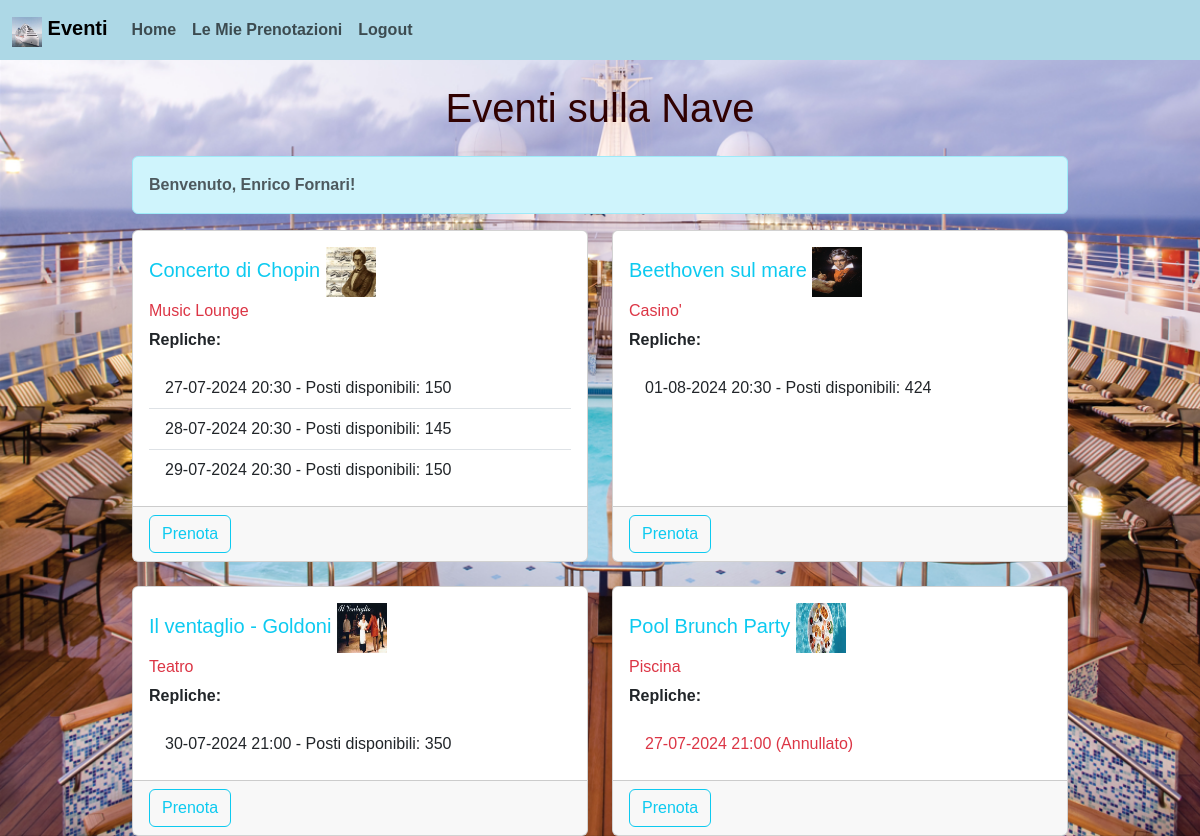
Screenshot of / (signed in) with the database file from the repository.
### models.py (models this page shows)
class Evento(db.Model, SerializerMixin):
    __tablename__ = 'eventi'
    id = db.Column(db.Integer, primary_key=True)  # Chiave primaria
    locale_id = db.Column(db.Integer, db.ForeignKey('locali.id'), nullable=False)  # Chiave esterna per Locale
    nome_evento = db.Column(db.String(50), nullable=False)  # Nome dell'evento
    img = db.Column(db.String(50), nullable=False)  # Nome dell'evento
    rel_locale = db.relationship('Locale', back_populates='rel_eventi', lazy=True)
    rel_repliche = db.relationship('Replica', back_populates='rel_evento', lazy=True)
    serialize_rules = ('-rel_locale.rel_eventi', '-rel_repliche.rel_evento')

class Locale(db.Model, SerializerMixin):
    __tablename__ = 'locali'
    id = db.Column(db.Integer, primary_key=True)  # Chiave primaria
    nome_locale = db.Column(db.String(50), nullable=False)  # Nome del locale
    luogo = db.Column(db.String(100), nullable=False)  # Luogo
    posti = db.Column(db.Integer, nullable=False)  # Numero di posti
    rel_eventi = db.relationship('Evento', back_populates='rel_locale', lazy=True)
    serialize_rules = ('-rel_eventi.rel_locale',)

class Replica(db.Model, SerializerMixin):
    __tablename__ = 'repliche'
    id = db.Column(db.Integer, primary_key=True)  # Chiave primaria
    evento_id = db.Column(db.Integer, db.ForeignKey('eventi.id'), nullable=False)  # Chiave esterna per Evento
    data_ora = db.Column(db.DateTime, nullable=False)  # Data e ora della replica
    annullato = db.Column(db.Boolean, default=False)  # Stato di annullamento
    rel_evento = db.relationship('Evento', back_populates='rel_repliche', lazy=True)
    rel_prenotazioni = db.relationship('Prenotazione', back_populates='rel_replica', lazy=True)
    serialize_rules = ('-rel_evento.rel_repliche', '-rel_prenotazioni.rel_replica')

### app.py (the view)
@app.route('/')
def index():
    eventi = Evento.query.all()
    eventi_data = []
    for evento in eventi:
        print(evento)
        repliche_data = []
        for replica in evento.rel_repliche:
            posti_prenotati = db.session.query(func.sum(Prenotazione.quantita)).filter_by(replica_id=replica.id).scalar() or 0
            posti_disponibili = evento.rel_locale.posti - posti_prenotati
            repliche_data.append({
                'id': replica.id,
                'data_ora': replica.data_ora,
                'annullato': replica.annullato,
                'posti_disponibili': posti_disponibili
            })
        eventi_data.append({
            'id': evento.id,
            'nome_evento': evento.nome_evento,
            'locale': evento.rel_locale.nome_locale,
            'repliche': repliche_data,
            'img': evento.img
        })
    return render_template('index.html', eventi=eventi_data)

### templates/index.html (shortened to what this page needs)
{% extends "base.html" %}
{% block content %}
<h1 class="mb-4 text-center">Eventi sulla Nave</h1>
{% if session.get('user_id') %}
    <div class="alert alert-info">
        <span class="text-muted"><b>Benvenuto, {{ session.get('user_name') }}!</b></span>
      </div>
{% else %}
    <div class="alert alert-info">
       <b> <span class="text-muted">Non sei loggato. <a class="text-danger" href="{{ url_for('login') }}">Accedi</a> per prenotare.</span></b>
      </div>
{% endif %}
<div class="row row-cols-1 row-cols-md-2 g-4">
    {% for evento in eventi %}
    <div class="col">
        <div class="card h-100">
            <div class="card-body">
                <h5 class="card-title text-info">{{ evento.nome_evento }} <img width="50px" height="50px" src="{{ evento.img }}"></h5>
                <h6 class="card-subtitle mb-2 text-danger">{{ evento.locale }}</h6>
                <p class="card-text"><strong>Repliche:</strong></p>
                <ul class="list-group list-group-flush">
                    {% for replica in evento.repliche %}
                    <li class="list-group-item {% if replica.annullato %}text-danger{% endif %}">
                        {{ replica.data_ora.strftime('%d-%m-%Y %H:%M') }}
                        {% if replica.annullato %}
                            (Annullato)
                        {% else %}
                            - Posti disponibili: {{ replica.posti_disponibili }}
                        {% endif %}
                    </li>
                    {% endfor %}
                </ul>
            </div>
            {% if session.get('user_id') %}
            <div class="card-footer">
                <a href="{{ url_for('repliche', evento_id=evento.id) }}" class="btn btn-outline-info">Prenota</a>
            </div>
            {% endif %}
        </div>
    </div>
    {% endfor %}
</div>
{% endblock %}

### static/styles/style.css (style rules this page uses)
body { font-family: 'Franklin Gothic Medium', 'Arial Narrow', Arial, sans-serif , sans-serif; margin: 0; padding: 0; background-color: rgb(227, 230, 206); background: url("\\static\\imgs\\sfondo.png"); background-size: cover; color: #300101; }
.text-center { text-align: center; }
.mb-2 { margin-bottom: 2rem; }

### rows the page displays
Evento: nome_evento "Concerto di Chopin"
Locale: locale "Music Lounge"
Replica: data_ora "27-07-2024 20:30"
Replica: data_ora "28-07-2024 20:30"
Replica: data_ora "29-07-2024 20:30"
Evento: nome_evento "Beethoven sul mare"
Locale: locale "Casino'"
Replica: data_ora "01-08-2024 20:30"
Evento: nome_evento "Il ventaglio - Goldoni"
Locale: locale "Teatro"
Replica: data_ora "30-07-2024 21:00"
Evento: nome_evento "Pool Brunch Party"
Locale: locale "Piscina"
Replica: data_ora "27-07-2024 21:00"

### other values shown
{{ session.get('user_name') }} "Enrico Fornari"
{{ replica.posti_disponibili }} "150" "145" "150" "424" "350"
